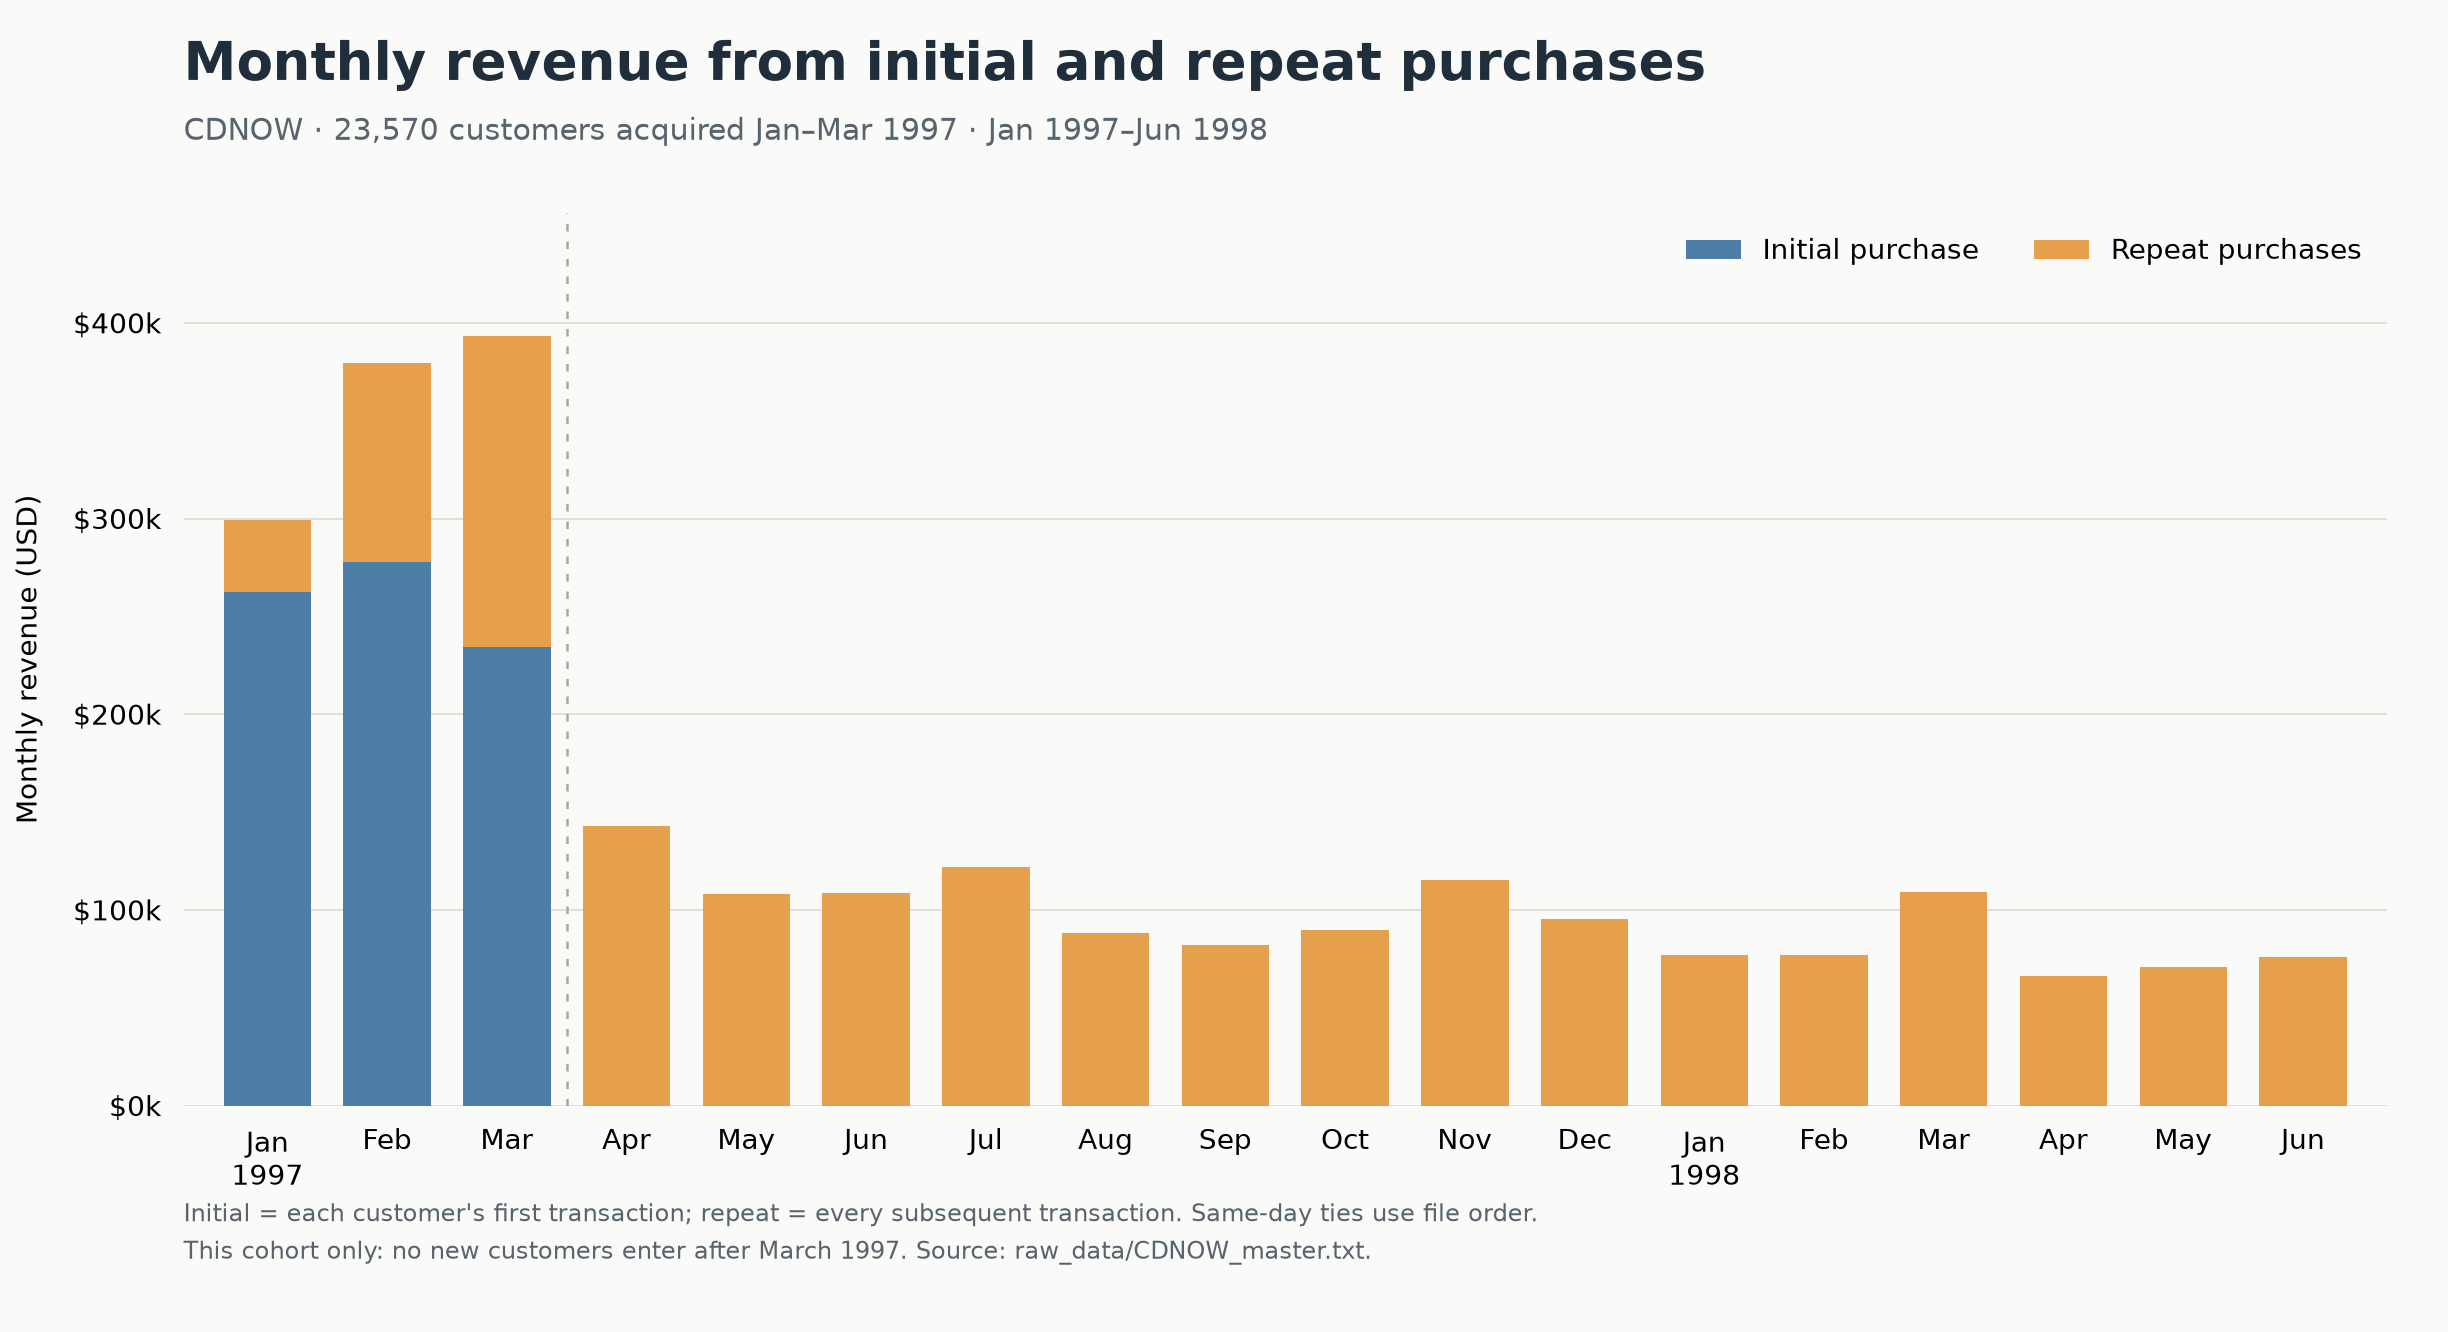

Write Python code to recreate this figure.
"""Plot monthly revenue for the CDNOW acquisition cohort. Run: uv run --with matplotlib <this file>."""
from collections import defaultdict
import csv
from datetime import datetime
from decimal import Decimal
from pathlib import Path

import matplotlib
matplotlib.use("Agg")
import matplotlib.pyplot as plt
from matplotlib.ticker import FuncFormatter

BASE = Path(__file__).resolve().parent
SOURCE = BASE.parents[1] / "raw_data" / "CDNOW_master.txt"
rows = []
for index, line in enumerate(SOURCE.read_text().splitlines()):
    customer, date, cds, value = line.split()
    rows.append((customer, date, index, Decimal(value)))

first = {}
for customer, date, index, value in rows:
    first[customer] = min(first.get(customer, (date, index)), (date, index))
monthly = defaultdict(lambda: [Decimal(0), Decimal(0), 0, 0])
for customer, date, index, value in rows:
    kind = 0 if first[customer] == (date, index) else 1
    monthly[date[:6]][kind] += value
    monthly[date[:6]][kind + 2] += 1

assert len(rows) == 69659 and len(first) == 23570
assert sum(v[2] for v in monthly.values()) == len(first)
assert sum(v[0] + v[1] for v in monthly.values()) == sum(r[3] for r in rows)
assert all(date <= "19970331" for date, index in first.values())
months = sorted(monthly)
assert len(months) == 18 and months[0] == "199701" and months[-1] == "199806"

with BASE.joinpath(Path(__file__).stem + ".csv").open("w", newline="") as output:
    writer = csv.writer(output)
    writer.writerow(["month", "initial_revenue_usd", "repeat_revenue_usd", "total_revenue_usd", "repeat_revenue_share", "initial_transactions", "repeat_transactions"])
    for month in months:
        initial, repeat, ni, nr = monthly[month]
        writer.writerow([month[:4] + "-" + month[4:], initial, repeat, initial + repeat, f"{repeat / (initial + repeat):.6f}", ni, nr])

plt.rcParams.update({"font.family": "DejaVu Sans", "font.size": 11, "axes.spines.top": False, "axes.spines.right": False})
fig, ax = plt.subplots(figsize=(13.6, 7.4), facecolor="#FAFAF8")
ax.set_facecolor("#FAFAF8")
x = list(range(len(months)))
initial = [float(monthly[m][0]) for m in months]
repeat = [float(monthly[m][1]) for m in months]
ax.bar(x, initial, color="#4D7EA8", width=.73, label="Initial purchase")
ax.bar(x, repeat, bottom=initial, color="#E6A04B", width=.73, label="Repeat purchases")
ax.set_xticks(x, [datetime.strptime(m, "%Y%m").strftime("%b\n%Y") if m.endswith("01") or i == 0 else datetime.strptime(m, "%Y%m").strftime("%b") for i, m in enumerate(months)])
ax.yaxis.set_major_formatter(FuncFormatter(lambda v, _: f"${v/1000:,.0f}k"))
ax.set_ylabel("Monthly revenue (USD)", labelpad=12)
ax.set_axisbelow(True)
ax.grid(axis="y", color="#DDDDD8", linewidth=.7)
ax.spines[["left", "bottom"]].set_visible(False)
ax.tick_params(axis="both", length=0, pad=9)
ax.set_xlim(-.7, len(months) - .3)
ax.set_ylim(0, max(a + b for a, b in zip(initial, repeat)) * 1.16)
ax.axvline(2.5, color="#AAA99F", linestyle=(0, (3, 4)), linewidth=1)
ax.legend(loc="upper right", frameon=False, ncol=2)
fig.text(.075, .94, "Monthly revenue from initial and repeat purchases", fontsize=21, weight="bold", color="#202D3A")
fig.text(.075, .895, "CDNOW · 23,570 customers acquired Jan–Mar 1997 · Jan 1997–Jun 1998", fontsize=12, color="#57636D")
fig.text(.075, .055, "Initial = each customer's first transaction; repeat = every subsequent transaction. Same-day ties use file order.\nThis cohort only: no new customers enter after March 1997. Source: raw_data/CDNOW_master.txt.", fontsize=9.5, color="#57636D", linespacing=1.6)
fig.subplots_adjust(left=.075, right=.975, top=.84, bottom=.17)
for extension in ("png", "svg"):
    fig.savefig(BASE / (Path(__file__).stem + "." + extension), dpi=180, facecolor=fig.get_facecolor())

print(f"Validated {len(rows):,} transactions and {len(first):,} customers.")
for month in months:
    a, b, ni, nr = monthly[month]
    print(f"{month}: initial=${a:,.2f}; repeat=${b:,.2f}; repeat share={b/(a+b):.1%}")
